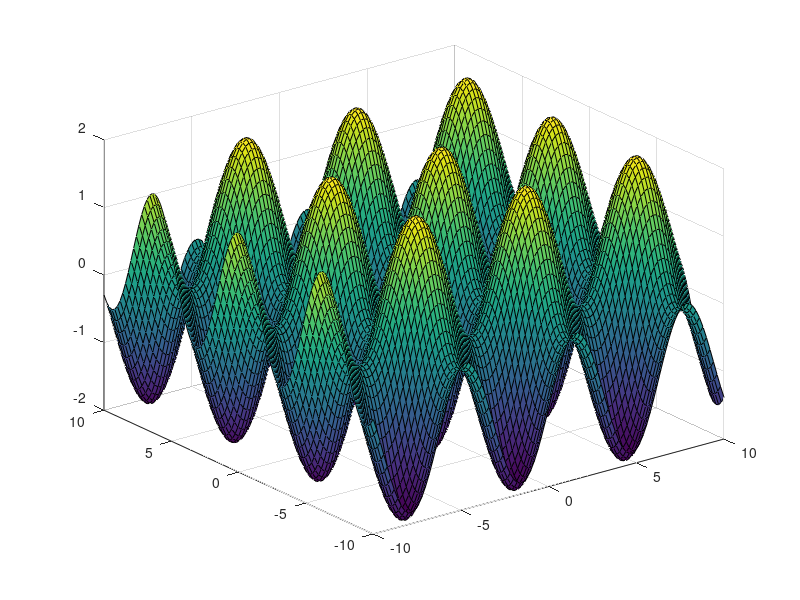

The MATLAB script that drew this image:
%x=[-10:0.2:10]; % padaryti kad breztu 2mati f-ja.:surf, mesh komandos
% nuo -10 iki 10 kinta 0.2
%plot(x,sincos2(x));% tures buti:surf, mesh komandos

[x,y] =meshgrid(-10:0.2:10);
f=sin(x)+cos(y);
surf(x,y,f)